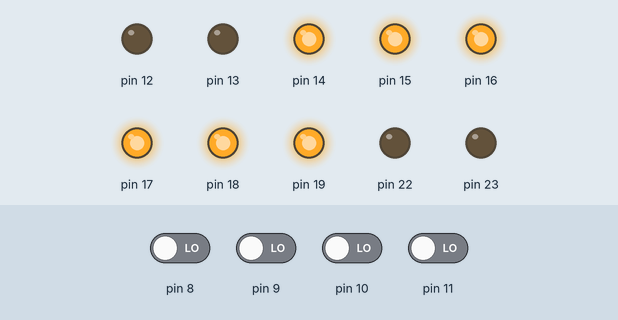
A sketch run on a simulated Arduino Uno, built with avr-gcc and run on an emulated ATmega328P. Parts: output pins drawn as LEDs (lit = HIGH). The test bench sets the inputs (shaded band); at power-on: pin 8–11 LOW.

Above: at 5.0 s.
5.1 s: pin 8 driven HIGH
At 6.3 s:
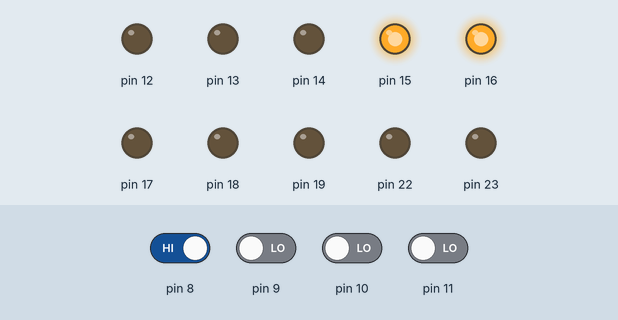
6.6 s: pin 9 driven HIGH
At 7.6 s:
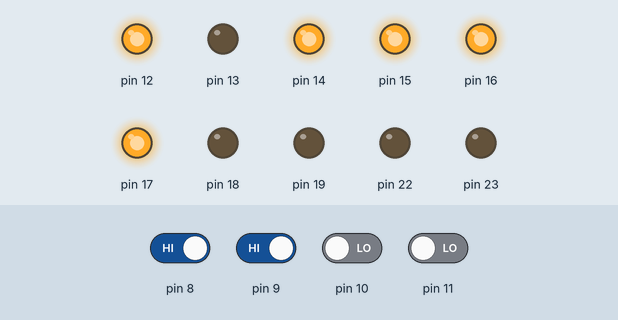
8.1 s: pin 10 driven HIGH
At 8.7 s:
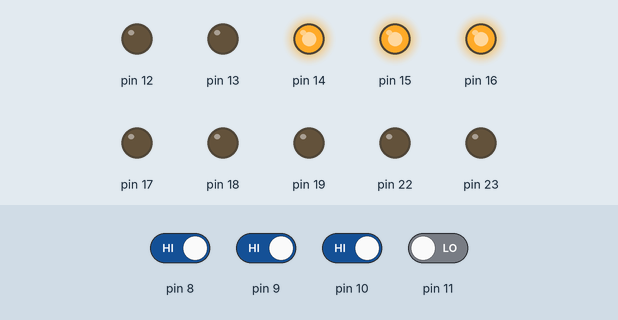
9.6 s: pin 11 driven HIGH
At 10.8 s:
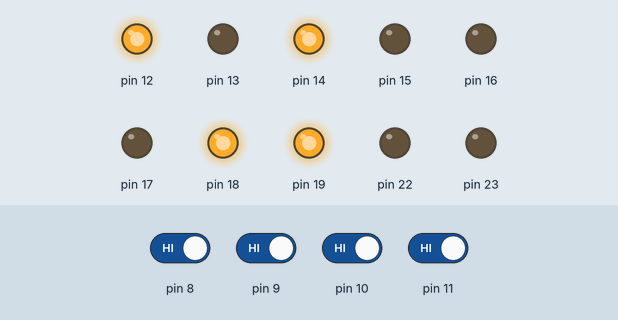
11.1 s: pin 8 driven LOW
At 12.2 s:
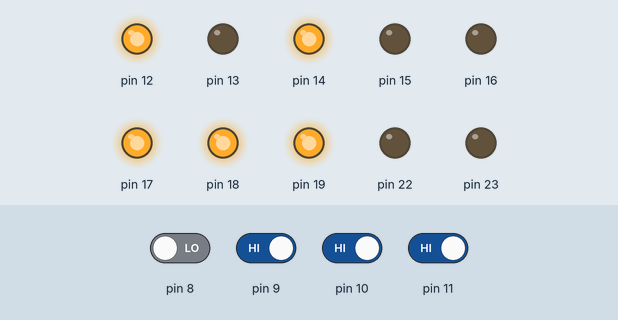
12.6 s: pin 9 driven LOW
At 13.3 s:
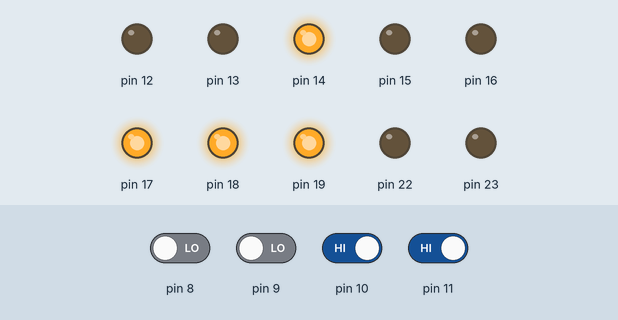
Timing chart, 0 to 15.1 s (numbered marks = the images above; inputs shaded):
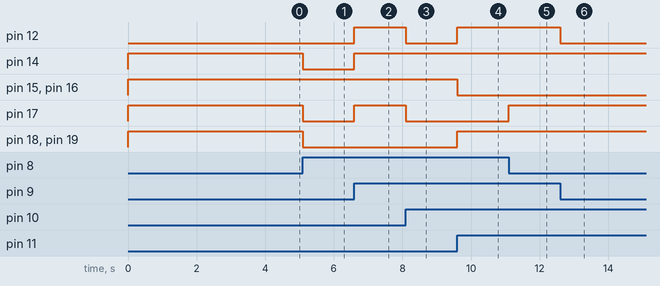

Measured:
- after the input at 5.1 s, pin 14, pin 17–19: HIGH → LOW at once
- after the input at 6.6 s, pin 12, pin 14, pin 17: LOW → HIGH at once
- after the input at 8.1 s, pin 12, pin 17: HIGH → LOW at once
- after the input at 9.6 s, pin 12, pin 18, pin 19: LOW → HIGH at once; pin 15, pin 16: HIGH → LOW at once
- after the input at 11.1 s, pin 17: LOW → HIGH at once
- after the input at 12.6 s, pin 12: HIGH → LOW at once

The sketch:

code_check1.ino
```cpp
#include <avr/io.h>
#include <avr/interrupt.h>

unsigned char TB7SEG[] = {
  /*  0b00111111, // 0
    0b00000110, // 1
    0b01011011, // 2
    0b01001111, // 3
    0b01100110, // 4
    0b01101101, // 5
    0b01111101, // 6
    0b00000111, // 7
    0b01111111, // 8
    0b01101111, // 9
    0b01110111, // A
    0b01111100, // B
    0b00111001, // C
    0b01011110, // D
    0b01111001, // E
    0b01110001  // F */

    0b11000000, // 0
    0b11111001, // 1
    0b10100100, // 2
    0b10110000, // 3
    0b10011001, // 4
    0b10010010, // 5
    0b10000010, // 6
    0b11111000, // 7
    0b10000000, // 8
    0b10010000, // 9
    0b10001000, // A
    0b10000011, // B
    0b11000110, // C
    0b10100001, // D
    0b10000110, // E
    0b10001110  // F
};

void initial_read_sw_and_display(void)
{
    unsigned char a;

    DDRB = 0xF0;
    DDRC |= 0x3F;
    DDRB |= (1 << PB4);
    a = PINB;
    a &= 0x0F;
    PORTC = ~ (TB7SEG[a]);
    if (TB7SEG[a] & 0x40) {
        // ถ้าบิตที่ 6 ของ TB7SEG[a] เป็น 1 ให้ตั้งค่า PB4 ของ PORTB เป็น 0
        PORTB &= ~(1 << PB4);
    } else {
        // ถ้าบิตที่ 6 ของ TB7SEG[a] เป็น 0 ให้ตั้งค่า PB4 ของ PORTB เป็น 1
        PORTB |= (1 << PB4);
    }

}

int main(void)
{

    sei(); // Enable global interrupts
    PCICR = 0x01; // Enable pin change interrupt for PCINT0-PCINT7
    PCMSK0 = 0x0F; // Enable PCINT0-PCINT3 for pin change interrupt
    initial_read_sw_and_display(); // Initial read and display

    while(1)
    {
    }
}

ISR(PCINT0_vect)
{
    unsigned char a;

    DDRB = 0xF0;
    DDRC |= 0x3F;
    DDRB |= (1 << PB4);
    a = PINB;
    a &= 0x0F;
    PORTC = ~ (TB7SEG[a]);
    if (TB7SEG[a] & 0x40) {
        // ถ้าบิตที่ 6 ของ TB7SEG[a] เป็น 1 ให้ตั้งค่า PB4 ของ PORTB เป็น 0
        PORTB &= ~(1 << PB4);
    } else {
        // ถ้าบิตที่ 6 ของ TB7SEG[a] เป็น 0 ให้ตั้งค่า PB4 ของ PORTB เป็น 1
        PORTB |= (1 << PB4);
    }
}
```
